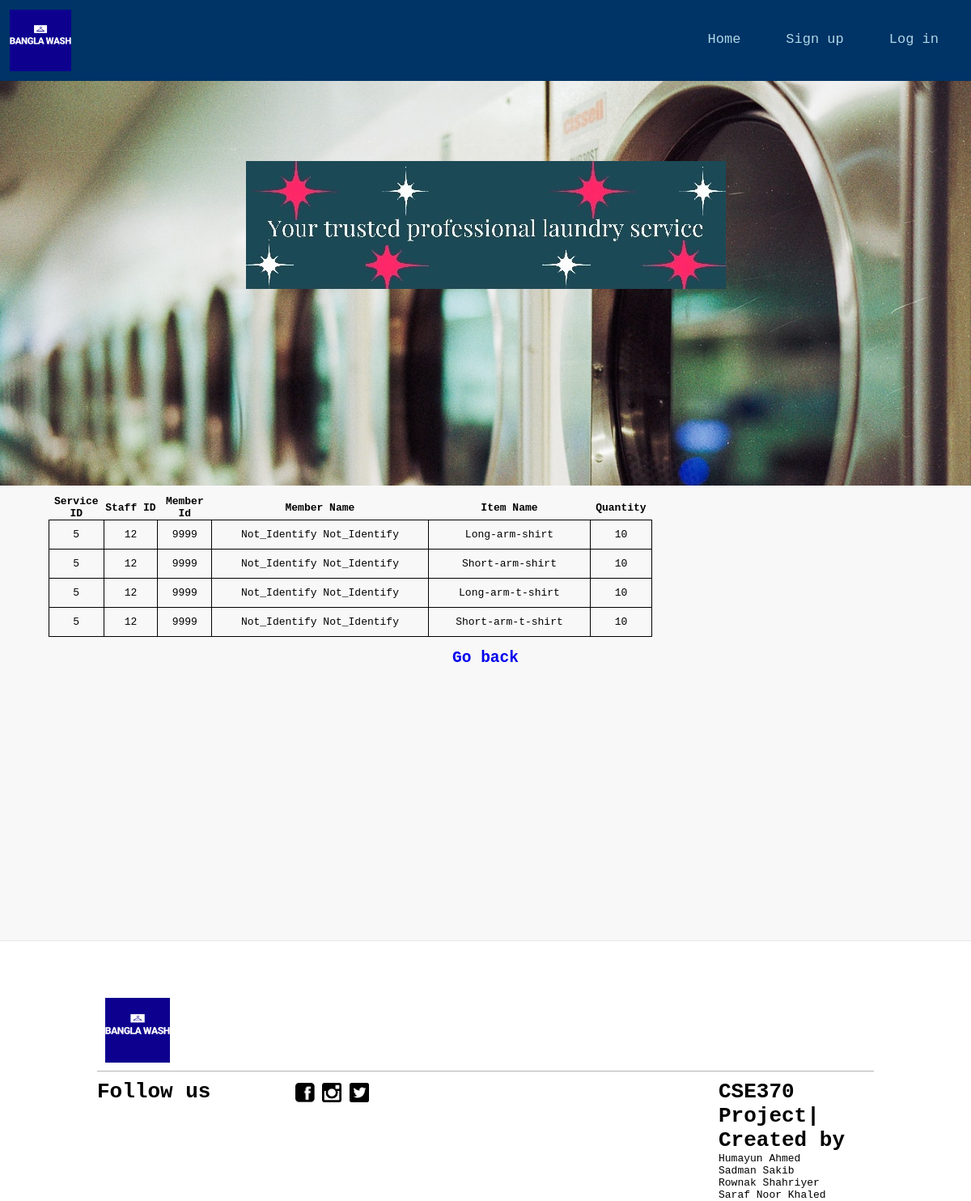
Screenshot of /viewdetailforuser.php?serviceId=5 with the database file from the repository.
### tables this page shows
CREATE TABLE `regisitem` (
  `regisId` int(15) NOT NULL,
  `memberId` int(15) NOT NULL,
  `staffId` int(15) DEFAULT NULL,
  `serviceId` int(15) DEFAULT NULL,
  `itemId` int(15) DEFAULT NULL,
  `quantity` int(2) DEFAULT NULL
);

CREATE TABLE `member` (
  `memberId` int(15) NOT NULL,
  `firstName` varchar(45) NOT NULL,
  `lastName` varchar(45) NOT NULL,
  `mobileNo` varchar(10) NOT NULL,
  `address` varchar(45) NOT NULL,
  `memberTypeId` int(1) NOT NULL,
  `bonusPoint` int(5) NOT NULL,
  `email` varchar(45) NOT NULL,
  `memberUserId` varchar(45) NOT NULL,
  `password` varchar(45) NOT NULL,
  `gender` enum('M','F') NOT NULL
);

CREATE TABLE `item` (
  `itemId` int(2) NOT NULL,
  `itemName` varchar(45) NOT NULL,
  `price` int(6) NOT NULL
);

### viewdetailforuser.php (the view, shortened to what this page needs)
<?php
require_once('connect.php');
$serviceId = $_GET['serviceId'];
 ?>
<!DOCTYPE html>
<html>
  <head>
    <link rel="stylesheet" type="text/css" href="style.css">
  </head>
  <div class="header">
    <div class="logoWrapper">
      <img class="logo" src="assets/images/banglawash-logo.png"  >
      <div class="topnav">
        <a href="staffsignin.php">Log in</a>
        <a href="staffregister.php">Sign up</a>
        <a href="management.php">Home</a>
      </div>
    </div>
    <div class="motto">
      <h1><img src="assets/images/banner1.jpg" ></h1>
    </div>
  </div>
  <body>
    <div class="row">
    <div class="content">
      <div class="boxWrapper">
        <div class="">
          <table>
                  <col width="5%">
                  <col width="5%">
                  <col width="5%">
                  <col width="20%">
                  <col width="15%">
                  <col width="5%">
                  <col width="10%">
                  <col width="10%">
                  <col width="5%">
                  <tr>
                    <th>Service ID</th>
                    <th>Staff ID</th>
                      <th>Member Id</th>
                      <th>Member Name</th>
                      <th>Item Name</th>
                      <th>Quantity</th>
                  </tr>
  		 <?php
  				 	$q="SELECT *,firstName,lastName,itemName FROM `regisitem`,`member`,`item` where  `serviceId` = '$serviceId' AND regisitem.memberId = member.memberId AND regisitem.itemId = item.itemId ORDER BY `serviceId`";
  					$result=$mysqli->query($q);
  				 while($row=$result->fetch_array()){ ?>
                   <tr>
                      <td><?=$row[3]?></td>
                      <td><?=$row[2]?></td>
                      <td><?=$row[1]?></td>
                      <td><?=$row[7]?> <?=$row[8]?></td>
                      <td><?=$row[18]?></td>
                      <td><?=$row[5]?></td>
                  </tr>
  				<?php } ?>
              </table>
              <br>
              <a href="trackservice.php">
                <h2 style="text-align:center">Go back</h2>
              </a>
        </div>
      </div>
    </div>
  </div>
  <footer>
    <div class="footerContent">
      <div class="logoWrapper">
        <img class="logo" src="assets/images/banglawash-logo.png" >
      </div>
      <div class="leftFooter">
        <h1 id="followUs">Follow us </h1>
        <div class="iconWrapper">
          <a href="https://www.facebook.com/">
            <img class="socialIcon" src="assets/facebook.png"  />
          </a>
          <a href="https://www.instagram.com/">
            <img class="socialIcon" src="assets/ig.png" />
          </a>
          <a href="https://twitter.com/">
            <img class="socialIcon" src="assets/twitter.png"  />
          </a>
        </div>
      </div>
      <div class="rightFooter">
        <div class="memberCredit">
          <h1>CSE370 Project| Created by</h1>
        </div>
        <div class="nameList">
          <ul id="name">
            <li>Humayun Ahmed</li>
            <li>Sadman Sakib</li>
            <li>Rownak Shahriyer</li>
            <li>Saraf Noor Khaled</li>
          </ul>
        </div>
      </div>
    </div>
  </footer>
  </body>
</html>

### style.css (style rules this page uses)
* { font-family: monospace; margin:0; padding:0; box-sizing:border-box; }
a { text-decoration: none; }
.topnav { overflow: hidden; }
.topnav a { margin-right: 2%; float: right; color: lightblue; text-align: center; vertical-align: middle; line-height: 70px; padding: 14px 16px; text-decoration: none; font-size: 17px; }
.logoWrapper { height: 100px; position: relative; }
.logo { padding: 1%; margin: 0; position: absolute; height: 100px; width: 100px; }
.motto { height: 500px; color: #003366; font-weight: bold; text-align: center; vertical-align: center; font-family:monospace; line-height: 500px; background-image: url("assets/images/laundry-machine.jpg" ) ; background-repeat: no-repeat; background-size:cover; }
.header { background-color: #003366; }
.row:after { content: ""; display: table; clear: both; }
.row { background-color: rgba(239,239,239,0.45); }
.content { float: left; width: 100%; margin-top: 1%; }
.boxWrapper { padding-left: 5%; padding-right: 5%; width: 100%; height: 550px; }
footer { background: width: 100%; }
.leftFooter { padding-top: 1%; border-top: 1px solid rgba(10,10,10,0.3); float: left; width: 50%; }
.rightFooter { padding-top: 1%; border-top: 1px solid rgba(10,10,10,0.3); float: left; width: 50%; }
.socialIcon { float: left; height: 10%; width: 10%; margin: 2%; }
.footerContent { width: 100%; padding: 10%; padding-top: 5%; border-top: 1px solid rgba(10,10,10,0.1); }
#followUs { float: left; width: 50%; }
.memberCredit { padding-left: 60%; }
.nameList { padding-left: 60%; }
#name { list-style-type: none; }
.iconWrapper { float: left; width: 50%; }
tr { text-align: center; }
td { border: 1px solid black; padding: 10px; }
table { border-collapse: collapse; width: 100%; }

### rows the page displays
regisitem: serviceId "5", staffId "12", memberId "9999", memberId.firstName "Not_Identify", memberId.lastName "Not_Identify", itemId.itemName "Long-arm-shirt", quantity "10"
regisitem: serviceId "5", staffId "12", memberId "9999", memberId.firstName "Not_Identify", memberId.lastName "Not_Identify", itemId.itemName "Short-arm-shirt", quantity "10"
regisitem: serviceId "5", staffId "12", memberId "9999", memberId.firstName "Not_Identify", memberId.lastName "Not_Identify", itemId.itemName "Long-arm-t-shirt", quantity "10"
regisitem: serviceId "5", staffId "12", memberId "9999", memberId.firstName "Not_Identify", memberId.lastName "Not_Identify", itemId.itemName "Short-arm-t-shirt", quantity "10"
